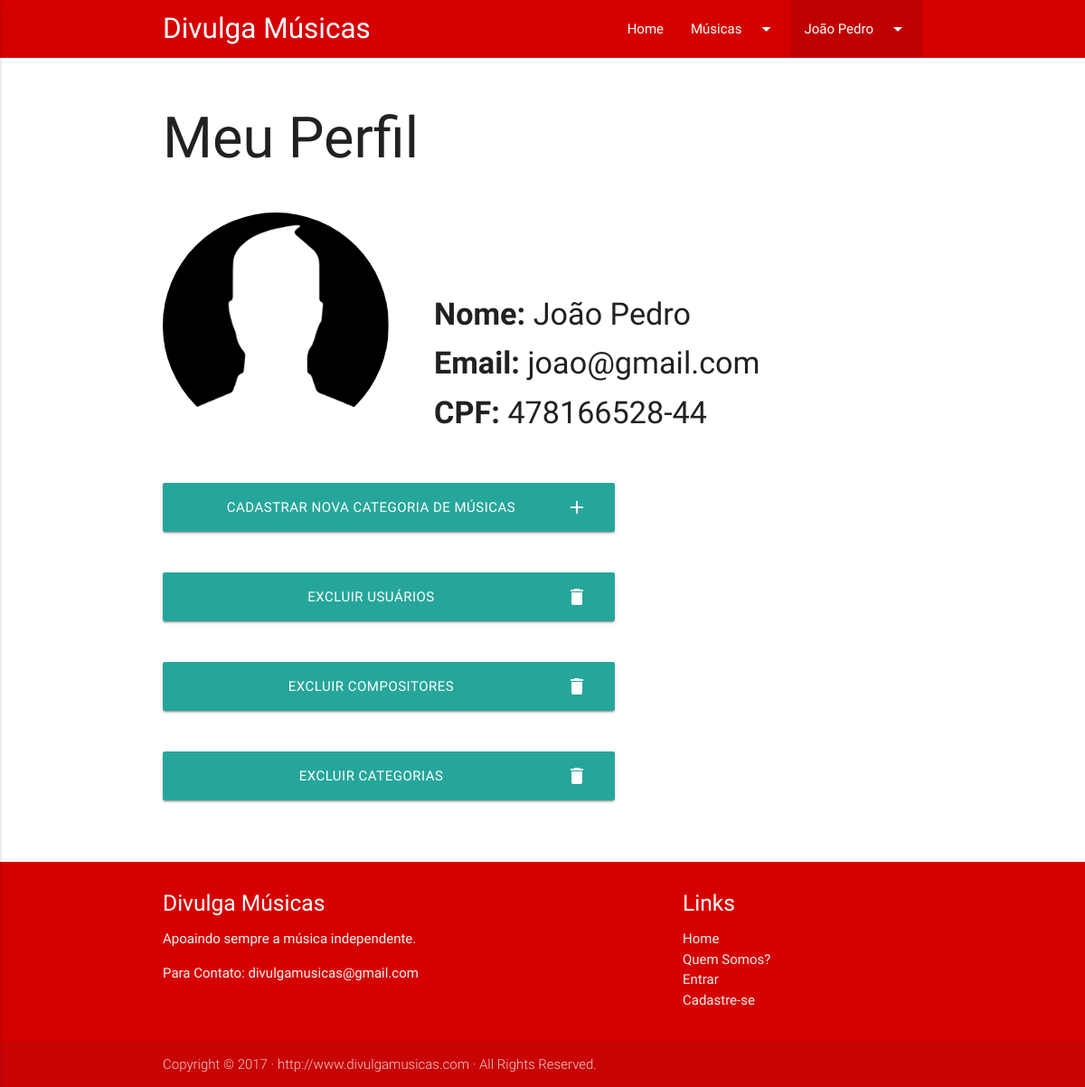
The page /perfilAdm.php (signed in) on the database its author committed.
### tables this page shows
CREATE TABLE IF NOT EXISTS `adm` (
  `id` int(11) NOT NULL AUTO_INCREMENT,
  `nome` varchar(45) DEFAULT NULL,
  `cpf` varchar(12) DEFAULT NULL,
  `email` varchar(50) DEFAULT NULL,
  `senha` varchar(50) DEFAULT NULL,
  `nivel` int(2) NOT NULL,
  PRIMARY KEY (`id`)
);

### perfilAdm.php (the view, shortened to what this page needs)
<?php
include("php/conexao.php");
    $usuario = $_SESSION['login_email'];
    $nome = "";
    $email = "";
    $busca = $conn -> query("select * from adm where email = '$usuario'");
    while($linha = $busca->fetch_array()){
        $nome = $linha['nome'];
        $email = $linha['email'];
        $cpf = $linha['cpf'];
    }
?>
<!DOCTYPE html>
  <html>
    <head>
      <link type="text/css" rel="stylesheet" href="css/materialize.min.css"  media="screen,projection"/>
    </head>
    <body>
    <nav class="#d50000 red accent-4 z-depth-0">
    <div class="nav-wrapper container">
      <a href="Home.php" class="brand-logo left">Divulga Músicas</a>
      <ul id="nav-mobile" class="right hide-on-med-and-down">
        <li><a href="Home.php">Home</a></li>
        <li><a class="dropdown-button" href="#!" data-activates="dropdown1">Músicas<i class="material-icons right">arrow_drop_down</i></a></li>
          <li class="active"><a class="dropdown-button" href="#!" data-activates="usuario"><?php echo $nome; ?><i class="material-icons right">arrow_drop_down</i></a></li>
      </ul>
    </div>
  </nav>
        <br>
        <div class="container">
            <h1>Meu Perfil</h1>
            <br>
            <img id="tamanho" src="arquivos/imagens/images.png" alt="" class="circle responsive-img">
            <div id="pos">
            <h4><b>Nome:</b> <?php echo $nome; ?></h4>
            <h4><b>Email:</b> <?php echo $email; ?></h4>
            <h4><b>CPF: </b><?php echo $cpf; ?></h4>
            </div><br><br>
            <a href="CadastroCategorias.php"  target="blank" class="waves-effect waves-light btn-large" id="bot">
            <i class="material-icons right">add</i>Cadastrar Nova Categoria de músicas</a><br><br>
            <br>
            <a href="ListarUsuarios.php"  target="blank" class="waves-effect waves-light btn-large" id="bot">
            <i class="material-icons right">delete</i>Excluir Usuários</a><br><br>
            <br>
            <a href="ListarCompositores.php"  target="blank" class="waves-effect waves-light btn-large" id="bot">
            <i class="material-icons right">delete</i>Excluir Compositores</a><br><br>
            <br>
            <a href="ListarCategorias.php"  target="blank" class="waves-effect waves-light btn-large" id="bot">
            <i class="material-icons right">delete</i>Excluir Categorias</a><br><br>
            <br>
        </div>
        <br>
        <footer class="page-footer #d50000 red accent-4">
          <div class="container">
            <div class="row">
              <div class="col l6 s12">
                <h5 class="white-text">Divulga Músicas</h5>
                <p class="grey-text text-lighten-4">Apoaindo sempre a música independente.</p>
                  <p class="grey-text text-lighten-4">Para Contato: divulgamusicas@gmail.com</p>
              </div>
              <div class="col l4 offset-l2 s12">
                <h5 class="white-text">Links</h5>
                <ul>
                  <li><a class="grey-text text-lighten-3" href="Home.php">Home</a></li>
                  <li><a class="grey-text text-lighten-3" href="QuemSomos.php">Quem Somos?</a></li>
                    <li><a class="grey-text text-lighten-3" href="login.php">Entrar</a></li>
                  <li><a class="grey-text text-lighten-3" href="Cadastro.php">Cadastre-se</a></li>
                </ul>
              </div>
            </div>
          </div>
          <div class="footer-copyright">
            <div class="container">
            Copyright © 2017 · http://www.divulgamusicas.com · All Rights Reserved.
            </div>
          </div>
        </footer>
    </body>
  </html>

### perfilAdm.php (style rules this page uses)
img#tamanho { width: 250px; }
div#pos { margin-top:-180px; margin-left:300px; }
a#bot { width: 500px; }

### rows shown on the page
adm: nome "João Pedro", email "joao@gmail.com", cpf "478166528-44"
